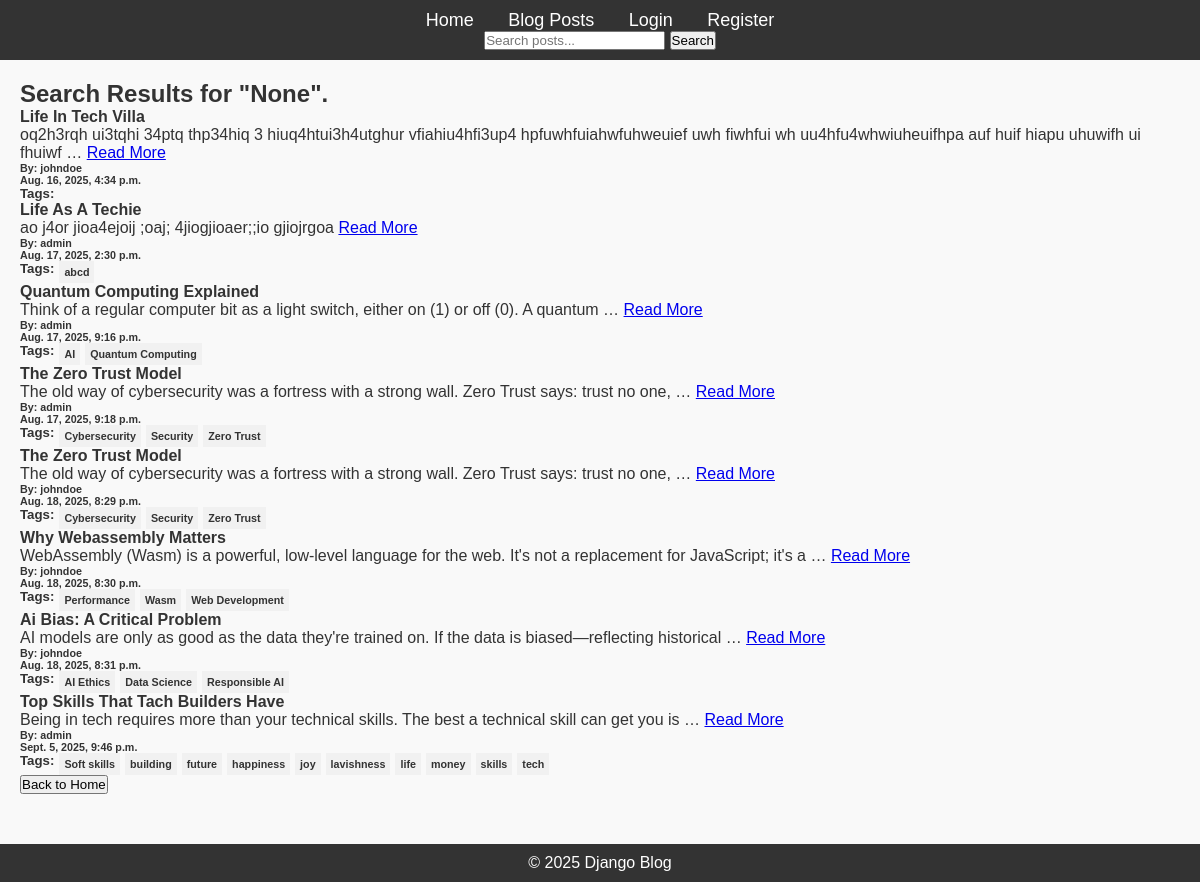
The page /blog/post/search on the database its author committed.
### blog/models.py (models this page shows)
class Post(models.Model):
    title = models.CharField(max_length=200)
    content = models.TextField()
    published_date = models.DateTimeField(auto_now_add=True)
    author = models.ForeignKey(User, on_delete=models.CASCADE)
    tags = TaggableManager()

### blog/views.py (the view)
# urls.py: path('post/search', post_search_view, name='search')
def post_search_view(request):
    query = request.GET.get('q')
    posts = Post.objects.all()
    if query:
        posts = Post.objects.filter(Q(title__icontains=query) |
            Q(content__icontains=query) |
            Q(author__username__icontains=query) |
            Q(tags__name__icontains=query)
        ).distinct()
    context = {
        'query': query,
        'posts': posts,
    }
    return render(request, 'blog/search.html', context)

### blog/templates/blog/search.html (shortened to what this page needs)
{% extends 'blog/base.html' %}
{% block content %}
    {% if posts %}
        <h2>Search Results for "{{ query }}".</h2>
        {% include 'blog/posts.html' %}
    {% endif %}
{% endblock %}

### blog/templates/blog/posts.html
<ul>
    {% for post in posts %}
      <li style="list-style: none;">
            <h4>{{ post.title|title }}</h4>
            <p>
                {{post.content|truncatewords:18}} <a href="{% url 'viewing_post' pk=post.id %}">Read More</a>
            </p>
            <h6>By: {{ post.author}}</h6>
            <h6>{{ post.published_date}}</h6>
              <ul style="display: flex;">
                <h5>Tags:</h5>
                {% for i in post.tags.all %}
                  <h6 style="background-color: #f1f1f1; margin-left: 5px; padding: 5px;">{{ i }}</h6>
                {% endfor %}
              </ul>
      </li>
    {% endfor %}
    <a href="{% url 'home' %}">
        <button>Back to Home</button>
    </a>
</ul>

### blog/static/css/styles.css (style rules this page uses)
* { margin: 0; padding: 0; box-sizing: border-box; }
body { font-family: Arial, sans-serif; background-color: #f9f9f9; color: #333; }

### rows shown on the page
Post: title "Life In Tech Villa", content "oq2h3rqh ui3tqhi 34ptq thp34hiq 3 hiuq4htui3h4utghur vfiahiu4hfi3up4 hpfuwhfuiahwfuhweuief uwh fiwhfui wh uu4hfu4whwiuheuifhpa auf huif hiapu uhuwifh ui fhuiwf …", author "johndoe", published_date "Aug. 16, 2025, 4:34 p.m."
Post: title "Life As A Techie", content "ao j4or jioa4ejoij ;oaj; 4jiogjioaer;;io gjiojrgoa", author "admin", published_date "Aug. 17, 2025, 2:30 p.m."
Tag: name "abcd"
Post: title "Quantum Computing Explained", content "Think of a regular computer bit as a light switch, either on (1) or off (0). A quantum …", author "admin", published_date "Aug. 17, 2025, 9:16 p.m."
Tag: name "AI"
Tag: name "Quantum Computing"
Post: title "The Zero Trust Model", content "The old way of cybersecurity was a fortress with a strong wall. Zero Trust says: trust no one, …", author "admin", published_date "Aug. 17, 2025, 9:18 p.m."
Tag: name "Cybersecurity"
Tag: name "Security"
Tag: name "Zero Trust"
Post: title "The Zero Trust Model", content "The old way of cybersecurity was a fortress with a strong wall. Zero Trust says: trust no one, …", author "johndoe", published_date "Aug. 18, 2025, 8:29 p.m."
Post: title "Why Webassembly Matters", content "WebAssembly (Wasm) is a powerful, low-level language for the web. It's not a replacement for JavaScript; it's a …", author "johndoe", published_date "Aug. 18, 2025, 8:30 p.m."
Tag: name "Performance"
Tag: name "Wasm"
Tag: name "Web Development"
Post: title "Ai Bias: A Critical Problem", content "AI models are only as good as the data they're trained on. If the data is biased—reflecting historical …", author "johndoe", published_date "Aug. 18, 2025, 8:31 p.m."
Tag: name "AI Ethics"
Tag: name "Data Science"
Tag: name "Responsible AI"
Post: title "Top Skills That Tach Builders Have", content "Being in tech requires more than your technical skills. The best a technical skill can get you is …", author "admin", published_date "Sept. 5, 2025, 9:46 p.m."
Tag: name "Soft skills"
Tag: name "building"
Tag: name "future"
Tag: name "happiness"
Tag: name "joy"
Tag: name "lavishness"
Tag: name "life"
Tag: name "money"
Tag: name "skills"
Tag: name "tech"

### other values the page prints
{{ query }} "None"
